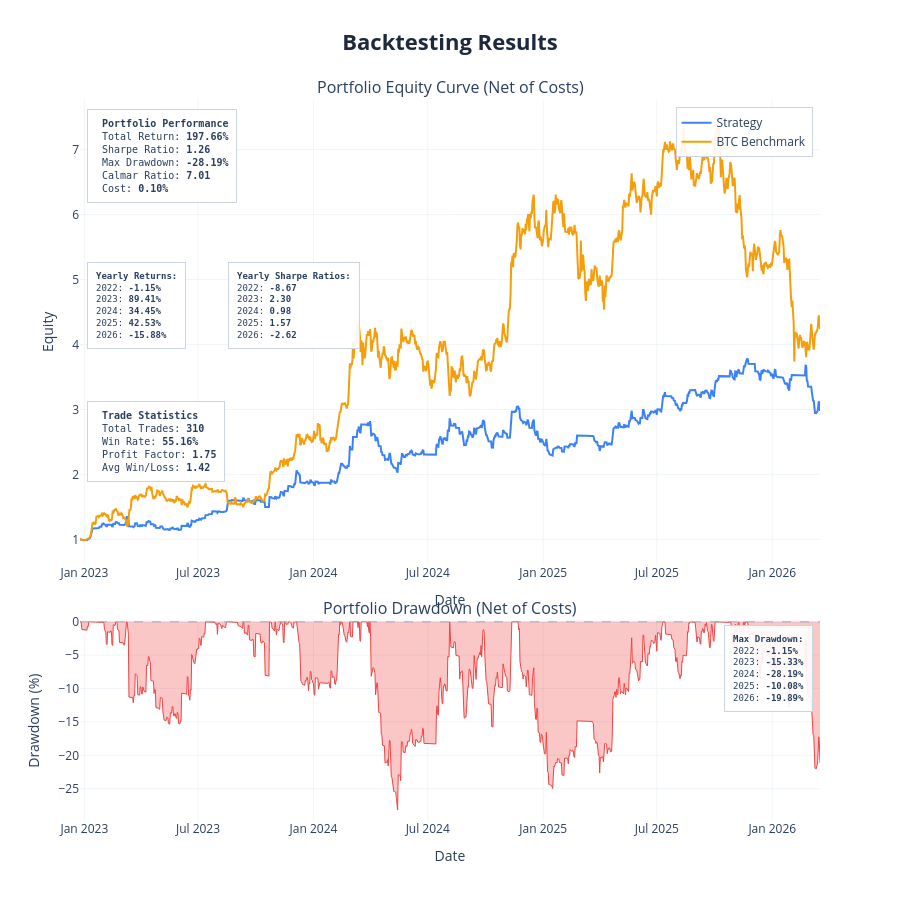
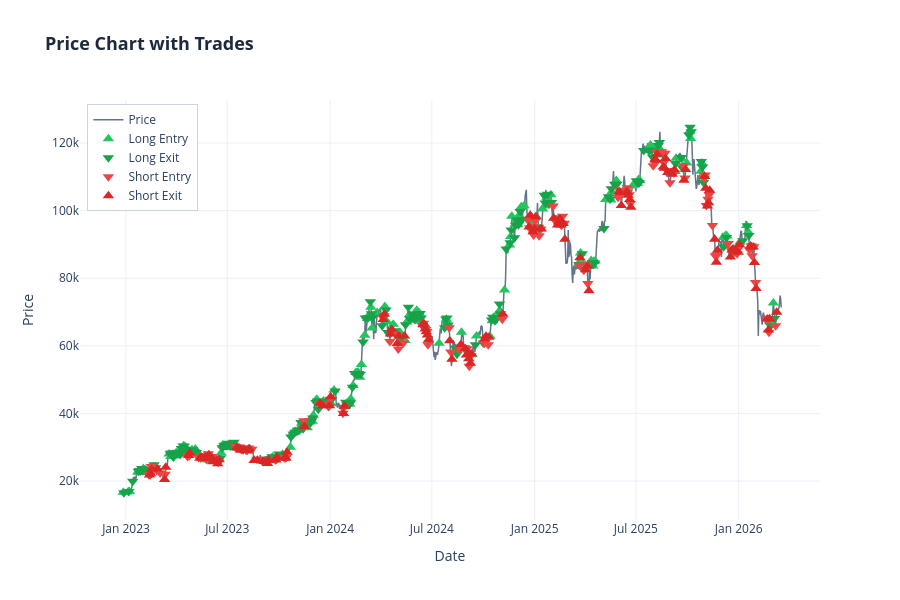

These figures' notebook cell, in order:
### Markdown cell above
---
## Backtest

| Parameter | Options | Default |
|---|---|---|
| `cost` | Cost per trade as decimal — `0.001` = 0.1% | `0.0` |
| `show_plot` | `True` / `False` | `True` |
| `save_html` | Filename string or `None` | `None` |
| `show_trades` | Overlay entry/exit markers on price chart | `False` |
| `benchmark_data` | DataFrame with `Close` column for buy & hold comparison | same asset |

### Code cell
results = backtest(
    data           = strategy_df,
    cost           = 0.001,
    show_plot      = True,
    save_html      = "moneyin",
    show_trades    = True,
    benchmark_data = None
)

print(f"Return        {results['total_return']*100:>8.2f}%")
print(f"Sharpe        {results['sharpe_ratio']:>8.2f}")
print(f"Max Drawdown  {results['max_drawdown']*100:>8.2f}%")
print(f"Profit Factor {results['profit_factor']:>8.2f}")
print(f"Win Rate      {results['win_rate']*100:>8.2f}%")
print(f"# Trades      {results['num_trades']:>8}")

### Figure 1 — Plotly figure (JSON) as saved in the notebook; plotly's stock layout.template omitted (floating-point values rounded to 4 significant figures; data arrays with more than 128 entries replaced by an {"elided": "..."} marker saying what was removed)
{"data": [{"hovertemplate": "<b>Strategy</b><br>Date: %{x}<br>Equity: %{y:.4f}<extra></extra>", "line": {"color": "#3b82f6", "width": 2}, "mode": "lines", "name": "Strategy", "type": "scatter", "x": {"elided": "1180 str values"}, "xaxis": "x", "y": {"elided": "1180 float values"}, "yaxis": "y"}, {"hovertemplate": "<b>BTC Benchmark</b><br>Date: %{x}<br>Equity: %{y:.4f}<extra></extra>", "line": {"color": "#f59e0b", "width": 2}, "mode": "lines", "name": "BTC Benchmark", "type": "scatter", "x": {"elided": "1180 str values"}, "xaxis": "x", "y": {"elided": "1180 float values"}, "yaxis": "y"}, {"fill": "tozeroy", "fillcolor": "rgba(239, 68, 68, 0.3)", "hovertemplate": "<b>Drawdown</b><br>Date: %{x}<br>Drawdown: %{y:.2f}%<extra></extra>", "line": {"color": "#ef4444", "width": 1}, "mode": "lines", "name": "Drawdown", "showlegend": false, "type": "scatter", "x": {"elided": "1180 str values"}, "xaxis": "x2", "y": {"elided": "1180 float values"}, "yaxis": "y2"}], "layout": {"annotations": [{"font": {"size": 16}, "showarrow": false, "text": "Portfolio Equity Curve (Net of Costs)", "x": 0.5, "xanchor": "center", "xref": "paper", "y": 1, "yanchor": "bottom", "yref": "paper"}, {"font": {"size": 16}, "showarrow": false, "text": "Portfolio Drawdown (Net of Costs)", "x": 0.5, "xanchor": "center", "xref": "paper", "y": 0.276, "yanchor": "bottom", "yref": "paper"}, {"align": "left", "bgcolor": "rgba(255, 255, 255, 0.9)", "bordercolor": "#cbd5e1", "borderpad": 8, "borderwidth": 1, "font": {"family": "monospace", "size": 10}, "showarrow": false, "text": "\n<b>Portfolio Performance</b><br>\nTotal Return: <b>197.66%</b><br>\nSharpe Ratio: <b>1.26</b><br>\nMax Drawdown: <b>-28.19%</b><br>\nCalmar Ratio: <b>7.01</b><br>\nCost: <b>0.10%</b>\n", "x": 0.01, "xanchor": "left", "xref": "x domain", "y": 0.98, "yanchor": "top", "yref": "y domain"}, {"align": "left", "bgcolor": "rgba(255, 255, 255, 0.9)", "bordercolor": "#cbd5e1", "borderpad": 8, "borderwidth": 1, "font": {"family": "monospace", "size": 9}, "showarrow": false, "text": "<b>Yearly Returns:</b><br>2022: <b>-1.15%</b><br>2023: <b>89.41%</b><br>2024: <b>34.45%</b><br>2025: <b>42.53%</b><br>2026: <b>-15.88%</b><br>", "x": 0.01, "xanchor": "left", "xref": "x domain", "y": 0.65, "yanchor": "top", "yref": "y domain"}, {"align": "left", "bgcolor": "rgba(255, 255, 255, 0.9)", "bordercolor": "#cbd5e1", "borderpad": 8, "borderwidth": 1, "font": {"family": "monospace", "size": 9}, "showarrow": false, "text": "<b>Yearly Sharpe Ratios:</b><br>2022: <b>-8.67</b><br>2023: <b>2.30</b><br>2024: <b>0.98</b><br>2025: <b>1.57</b><br>2026: <b>-2.62</b><br>", "x": 0.2, "xanchor": "left", "xref": "x domain", "y": 0.65, "yanchor": "top", "yref": "y domain"}, {"align": "left", "bgcolor": "rgba(255, 255, 255, 0.9)", "bordercolor": "#cbd5e1", "borderpad": 8, "borderwidth": 1, "font": {"family": "monospace", "size": 10}, "showarrow": false, "text": "\n<b>Trade Statistics</b><br>\nTotal Trades: <b>310</b><br>\nWin Rate: <b>55.16%</b><br>\nProfit Factor: <b>1.75</b><br>\nAvg Win/Loss: <b>1.42</b>\n", "x": 0.01, "xanchor": "left", "xref": "x domain", "y": 0.35, "yanchor": "top", "yref": "y domain"}, {"align": "left", "bgcolor": "rgba(255, 255, 255, 0.9)", "bordercolor": "#cbd5e1", "borderpad": 8, "borderwidth": 1, "font": {"family": "monospace", "size": 9}, "showarrow": false, "text": "<b>Max Drawdown:</b><br>2022: <b>-1.15%</b><br>2023: <b>-15.33%</b><br>2024: <b>-28.19%</b><br>2025: <b>-10.08%</b><br>2026: <b>-19.89%</b><br>", "x": 0.99, "xanchor": "right", "xref": "x2 domain", "y": 0.98, "yanchor": "top", "yref": "y2 domain"}], "height": 900, "hovermode": "x unified", "legend": {"bgcolor": "rgba(255,255,255,0.9)", "bordercolor": "#cbd5e1", "borderwidth": 1, "x": 0.99, "xanchor": "right", "y": 0.99, "yanchor": "top"}, "shapes": [{"line": {"color": "#94a3b8", "dash": "dash", "width": 1}, "type": "line", "x0": 0, "x1": 1, "xref": "x2 domain", "y0": 0, "y1": 0, "yref": "y2"}], "showlegend": true, "title": {"font": {"color": "#1E293B", "size": 22}, "text": "<b>Backtesting Results</b>", "x": 0.5, "xanchor": "center"}, "xaxis": {"anchor": "y", "domain": [0, 1], "gridcolor": "#f1f5f9", "gridwidth": 1, "showgrid": true, "title": {"text": "Date"}}, "xaxis2": {"anchor": "y2", "domain": [0, 1], "gridcolor": "#f1f5f9", "gridwidth": 1, "showgrid": true, "title": {"text": "Date"}}, "yaxis": {"anchor": "x", "domain": [0.356, 1], "gridcolor": "#f1f5f9", "gridwidth": 1, "showgrid": true, "title": {"text": "Equity"}}, "yaxis2": {"anchor": "x2", "domain": [0, 0.276], "gridcolor": "#f1f5f9", "gridwidth": 1, "showgrid": true, "title": {"text": "Drawdown (%)"}}}}

### Figure 2 — Plotly figure (JSON) as saved in the notebook; plotly's stock layout.template omitted (floating-point values rounded to 4 significant figures; data arrays with more than 128 entries replaced by an {"elided": "..."} marker saying what was removed)
{"data": [{"hovertemplate": "<b>Price</b><br>Date: %{x}<br>Close: $%{y:.2f}<extra></extra>", "line": {"color": "#64748b", "width": 1.5}, "mode": "lines", "name": "Price", "type": "scatter", "x": {"elided": "1180 str values"}, "y": {"elided": "1180 float values"}}, {"hovertemplate": "<b>Long Entry</b><br>Date: %{x}<br>Price: $%{y:.2f}<extra></extra>", "marker": {"color": "#22c55e", "size": 10, "symbol": "triangle-up"}, "mode": "markers", "name": "Long Entry", "type": "scatter", "x": {"elided": "175 str values"}, "y": {"elided": "175 float values"}}, {"hovertemplate": "<b>Long Exit</b><br>Date: %{x}<br>Price: $%{y:.2f}<extra></extra>", "marker": {"color": "#16a34a", "size": 10, "symbol": "triangle-down"}, "mode": "markers", "name": "Long Exit", "type": "scatter", "x": {"elided": "175 str values"}, "y": {"elided": "175 float values"}}, {"hovertemplate": "<b>Short Entry</b><br>Date: %{x}<br>Price: $%{y:.2f}<extra></extra>", "marker": {"color": "#ef4444", "size": 10, "symbol": "triangle-down"}, "mode": "markers", "name": "Short Entry", "type": "scatter", "x": {"elided": "135 str values"}, "y": {"elided": "135 float values"}}, {"hovertemplate": "<b>Short Exit</b><br>Date: %{x}<br>Price: $%{y:.2f}<extra></extra>", "marker": {"color": "#dc2626", "size": 10, "symbol": "triangle-up"}, "mode": "markers", "name": "Short Exit", "type": "scatter", "x": {"elided": "135 str values"}, "y": {"elided": "135 float values"}}], "layout": {"height": 600, "hovermode": "x unified", "legend": {"bgcolor": "rgba(255,255,255,0.9)", "bordercolor": "#cbd5e1", "borderwidth": 1, "x": 0.01, "xanchor": "left", "y": 0.99, "yanchor": "top"}, "showlegend": true, "title": {"font": {"color": "#1E293B", "size": 18}, "text": "<b>Price Chart with Trades</b>"}, "xaxis": {"title": {"text": "Date"}}, "yaxis": {"title": {"text": "Price"}}}}
